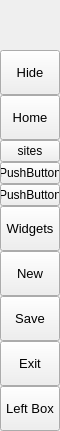
        <widget class="QFrame" name="leftMenuBg">
         <property name="minimumSize">
          <size>
           <width>60</width>
           <height>0</height>
          </size>
         </property>
         <property name="maximumSize">
          <size>
           <width>60</width>
           <height>16777215</height>
          </size>
         </property>
         <property name="frameShape">
          <enum>QFrame::NoFrame</enum>
         </property>
         <property name="frameShadow">
          <enum>QFrame::Raised</enum>
         </property>
         <layout class="QVBoxLayout" name="verticalLayout_3">
          <property name="spacing">
           <number>0</number>
          </property>
          <property name="leftMargin">
           <number>0</number>
          </property>
          <property name="topMargin">
           <number>0</number>
          </property>
          <property name="rightMargin">
           <number>0</number>
          </property>
          <property name="bottomMargin">
           <number>0</number>
          </property>
          <item>
           <widget class="QFrame" name="topLogoInfo">
            <property name="minimumSize">
             <size>
              <width>0</width>
              <height>50</height>
             </size>
            </property>
            <property name="maximumSize">
             <size>
              <width>16777215</width>
              <height>50</height>
             </size>
            </property>
            <property name="frameShape">
             <enum>QFrame::NoFrame</enum>
            </property>
            <property name="frameShadow">
             <enum>QFrame::Raised</enum>
            </property>
            <widget class="QFrame" name="topLogo">
             <property name="geometry">
              <rect>
               <x>10</x>
               <y>5</y>
               <width>42</width>
               <height>42</height>
              </rect>
             </property>
             <property name="minimumSize">
              <size>
               <width>42</width>
               <height>42</height>
              </size>
             </property>
             <property name="maximumSize">
              <size>
               <width>42</width>
               <height>42</height>
              </size>
             </property>
             <property name="frameShape">
              <enum>QFrame::NoFrame</enum>
             </property>
             <property name="frameShadow">
              <enum>QFrame::Raised</enum>
             </property>
            </widget>
            <widget class="QLabel" name="titleLeftApp">
             <property name="geometry">
              <rect>
               <x>70</x>
               <y>8</y>
               <width>160</width>
               <height>20</height>
              </rect>
             </property>
             <property name="font">
              <font>
               <pointsize>12</pointsize>
               <italic>false</italic>
               <bold>false</bold>
              </font>
             </property>
             <property name="text">
              <string>PyDracula</string>
             </property>
             <property name="alignment">
              <set>Qt::AlignLeading|Qt::AlignLeft|Qt::AlignTop</set>
             </property>
            </widget>
            <widget class="QLabel" name="titleLeftDescription">
             <property name="geometry">
              <rect>
               <x>70</x>
               <y>27</y>
               <width>160</width>
               <height>16</height>
              </rect>
             </property>
             <property name="maximumSize">
              <size>
               <width>16777215</width>
               <height>16</height>
              </size>
             </property>
             <property name="font">
              <font>
               <pointsize>8</pointsize>
               <italic>false</italic>
               <bold>false</bold>
              </font>
             </property>
             <property name="text">
              <string>Modern GUI / Flat Style</string>
             </property>
             <property name="alignment">
              <set>Qt::AlignLeading|Qt::AlignLeft|Qt::AlignTop</set>
             </property>
            </widget>
           </widget>
          </item>
          <item>
           <widget class="QFrame" name="leftMenuFrame">
            <property name="frameShape">
             <enum>QFrame::NoFrame</enum>
            </property>
            <property name="frameShadow">
             <enum>QFrame::Raised</enum>
            </property>
            <layout class="QVBoxLayout" name="verticalMenuLayout">
             <property name="spacing">
              <number>0</number>
             </property>
             <property name="leftMargin">
              <number>0</number>
             </property>
             <property name="topMargin">
              <number>0</number>
             </property>
             <property name="rightMargin">
              <number>0</number>
             </property>
             <property name="bottomMargin">
              <number>0</number>
             </property>
             <item>
              <widget class="QFrame" name="toggleBox">
               <property name="maximumSize">
                <size>
                 <width>16777215</width>
                 <height>45</height>
                </size>
               </property>
               <property name="frameShape">
                <enum>QFrame::NoFrame</enum>
               </property>
               <property name="frameShadow">
                <enum>QFrame::Raised</enum>
               </property>
               <layout class="QVBoxLayout" name="verticalLayout_4">
                <property name="spacing">
                 <number>0</number>
                </property>
                <property name="leftMargin">
                 <number>0</number>
                </property>
                <property name="topMargin">
                 <number>0</number>
                </property>
                <property name="rightMargin">
                 <number>0</number>
                </property>
                <property name="bottomMargin">
                 <number>0</number>
                </property>
                <item>
                 <widget class="QPushButton" name="toggleButton">
                  <property name="sizePolicy">
                   <sizepolicy hsizetype="Expanding" vsizetype="Fixed">
                    <horstretch>0</horstretch>
                    <verstretch>0</verstretch>
                   </sizepolicy>
                  </property>
                  <property name="minimumSize">
                   <size>
                    <width>0</width>
                    <height>45</height>
                   </size>
                  </property>
                  <property name="font">
                   <font>
                    <pointsize>10</pointsize>
                    <italic>false</italic>
                    <bold>false</bold>
                   </font>
                  </property>
                  <property name="cursor">
                   <cursorShape>PointingHandCursor</cursorShape>
                  </property>
                  <property name="layoutDirection">
                   <enum>Qt::LeftToRight</enum>
                  </property>
                  <property name="styleSheet">
                   <string notr="true">background-image: url(:/icons/images/icons/icon_menu.png);</string>
                  </property>
                  <property name="text">
                   <string>Hide</string>
                  </property>
                 </widget>
                </item>
               </layout>
              </widget>
             </item>
             <item alignment="Qt::AlignTop">
              <widget class="QFrame" name="topMenu">
               <property name="frameShape">
                <enum>QFrame::NoFrame</enum>
               </property>
               <property name="frameShadow">
                <enum>QFrame::Raised</enum>
               </property>
               <layout class="QVBoxLayout" name="verticalLayout_8">
                <property name="spacing">
                 <number>0</number>
                </property>
                <property name="leftMargin">
                 <number>0</number>
                </property>
                <property name="topMargin">
                 <number>0</number>
                </property>
                <property name="rightMargin">
                 <number>0</number>
                </property>
                <property name="bottomMargin">
                 <number>0</number>
                </property>
                <item>
                 <widget class="QPushButton" name="btn_home">
                  <property name="sizePolicy">
                   <sizepolicy hsizetype="Expanding" vsizetype="Fixed">
                    <horstretch>0</horstretch>
                    <verstretch>0</verstretch>
                   </sizepolicy>
                  </property>
                  <property name="minimumSize">
                   <size>
                    <width>0</width>
                    <height>45</height>
                   </size>
                  </property>
                  <property name="font">
                   <font>
                    <pointsize>10</pointsize>
                    <italic>false</italic>
                    <bold>false</bold>
                   </font>
                  </property>
                  <property name="cursor">
                   <cursorShape>PointingHandCursor</cursorShape>
                  </property>
                  <property name="layoutDirection">
                   <enum>Qt::LeftToRight</enum>
                  </property>
                  <property name="styleSheet">
                   <string notr="true">background-image: url(:/icons/images/icons/cil-home.png);</string>
                  </property>
                  <property name="text">
                   <string>Home</string>
                  </property>
                 </widget>
                </item>
                <item>
                 <widget class="QPushButton" name="btn_sites">
                  <property name="text">
                   <string>sites</string>
                  </property>
                 </widget>
                </item>
                <item>
                 <widget class="QPushButton" name="btn_flights">
                  <property name="text">
                   <string>PushButton</string>
                  </property>
                 </widget>
                </item>
                <item>
                 <widget class="QPushButton" name="btn_crew">
                  <property name="text">
                   <string>PushButton</string>
                  </property>
                 </widget>
                </item>
                <item>
                 <widget class="QPushButton" name="btn_widgets">
                  <property name="sizePolicy">
                   <sizepolicy hsizetype="Expanding" vsizetype="Fixed">
                    <horstretch>0</horstretch>
                    <verstretch>0</verstretch>
                   </sizepolicy>
                  </property>
                  <property name="minimumSize">
                   <size>
                    <width>0</width>
                    <height>45</height>
                   </size>
                  </property>
                  <property name="font">
                   <font>
                    <pointsize>10</pointsize>
                    <italic>false</italic>
                    <bold>false</bold>
                   </font>
                  </property>
                  <property name="cursor">
                   <cursorShape>PointingHandCursor</cursorShape>
                  </property>
                  <property name="layoutDirection">
                   <enum>Qt::LeftToRight</enum>
                  </property>
                  <property name="styleSheet">
                   <string notr="true">background-image: url(:/icons/images/icons/cil-gamepad.png);</string>
                  </property>
                  <property name="text">
                   <string>Widgets</string>
                  </property>
                 </widget>
                </item>
                <item>
                 <widget class="QPushButton" name="btn_new">
                  <property name="sizePolicy">
                   <sizepolicy hsizetype="Expanding" vsizetype="Fixed">
                    <horstretch>0</horstretch>
                    <verstretch>0</verstretch>
                   </sizepolicy>
                  </property>
                  <property name="minimumSize">
                   <size>
                    <width>0</width>
                    <height>45</height>
                   </size>
                  </property>
                  <property name="font">
                   <font>
                    <pointsize>10</pointsize>
                    <italic>false</italic>
                    <bold>false</bold>
                   </font>
                  </property>
                  <property name="cursor">
                   <cursorShape>PointingHandCursor</cursorShape>
                  </property>
                  <property name="layoutDirection">
                   <enum>Qt::LeftToRight</enum>
                  </property>
                  <property name="styleSheet">
                   <string notr="true">background-image: url(:/icons/images/icons/cil-file.png);</string>
                  </property>
                  <property name="text">
                   <string>New</string>
                  </property>
                 </widget>
                </item>
                <item>
                 <widget class="QPushButton" name="btn_save">
                  <property name="sizePolicy">
                   <sizepolicy hsizetype="Expanding" vsizetype="Fixed">
                    <horstretch>0</horstretch>
                    <verstretch>0</verstretch>
                   </sizepolicy>
                  </property>
                  <property name="minimumSize">
                   <size>
                    <width>0</width>
                    <height>45</height>
                   </size>
                  </property>
                  <property name="font">
                   <font>
                    <pointsize>10</pointsize>
                    <italic>false</italic>
                    <bold>false</bold>
                   </font>
                  </property>
                  <property name="cursor">
                   <cursorShape>PointingHandCursor</cursorShape>
                  </property>
                  <property name="layoutDirection">
                   <enum>Qt::LeftToRight</enum>
                  </property>
                  <property name="styleSheet">
                   <string notr="true">background-image: url(:/icons/images/icons/cil-save.png)</string>
                  </property>
                  <property name="text">
                   <string>Save</string>
                  </property>
                 </widget>
                </item>
                <item>
                 <widget class="QPushButton" name="btn_exit">
                  <property name="sizePolicy">
                   <sizepolicy hsizetype="Expanding" vsizetype="Fixed">
                    <horstretch>0</horstretch>
                    <verstretch>0</verstretch>
                   </sizepolicy>
                  </property>
                  <property name="minimumSize">
                   <size>
                    <width>0</width>
                    <height>45</height>
                   </size>
                  </property>
                  <property name="font">
                   <font>
                    <pointsize>10</pointsize>
                    <italic>false</italic>
                    <bold>false</bold>
                   </font>
                  </property>
                  <property name="cursor">
                   <cursorShape>PointingHandCursor</cursorShape>
                  </property>
                  <property name="layoutDirection">
                   <enum>Qt::LeftToRight</enum>
                  </property>
                  <property name="styleSheet">
                   <string notr="true">background-image: url(:/icons/images/icons/cil-x.png);</string>
                  </property>
                  <property name="text">
                   <string>Exit</string>
                  </property>
                 </widget>
                </item>
               </layout>
              </widget>
             </item>
             <item alignment="Qt::AlignBottom">
              <widget class="QFrame" name="bottomMenu">
               <property name="frameShape">
                <enum>QFrame::NoFrame</enum>
               </property>
               <property name="frameShadow">
                <enum>QFrame::Raised</enum>
               </property>
               <layout class="QVBoxLayout" name="verticalLayout_9">
                <property name="spacing">
                 <number>0</number>
                </property>
                <property name="leftMargin">
                 <number>0</number>
                </property>
                <property name="topMargin">
                 <number>0</number>
                </property>
                <property name="rightMargin">
                 <number>0</number>
                </property>
                <property name="bottomMargin">
                 <number>0</number>
                </property>
                <item>
                 <widget class="QPushButton" name="toggleLeftBox">
                  <property name="sizePolicy">
                   <sizepolicy hsizetype="Expanding" vsizetype="Fixed">
                    <horstretch>0</horstretch>
                    <verstretch>0</verstretch>
                   </sizepolicy>
                  </property>
                  <property name="minimumSize">
                   <size>
                    <width>0</width>
                    <height>45</height>
                   </size>
                  </property>
                  <property name="font">
                   <font>
                    <pointsize>10</pointsize>
                    <italic>false</italic>
                    <bold>false</bold>
                   </font>
                  </property>
                  <property name="cursor">
                   <cursorShape>PointingHandCursor</cursorShape>
                  </property>
                  <property name="layoutDirection">
                   <enum>Qt::LeftToRight</enum>
                  </property>
                  <property name="styleSheet">
                   <string notr="true">background-image: url(:/icons/images/icons/icon_settings.png);</string>
                  </property>
                  <property name="text">
                   <string>Left Box</string>
                  </property>
                 </widget>
                </item>
               </layout>
              </widget>
             </item>
            </layout>
           </widget>
          </item>
         </layout>
        </widget>
